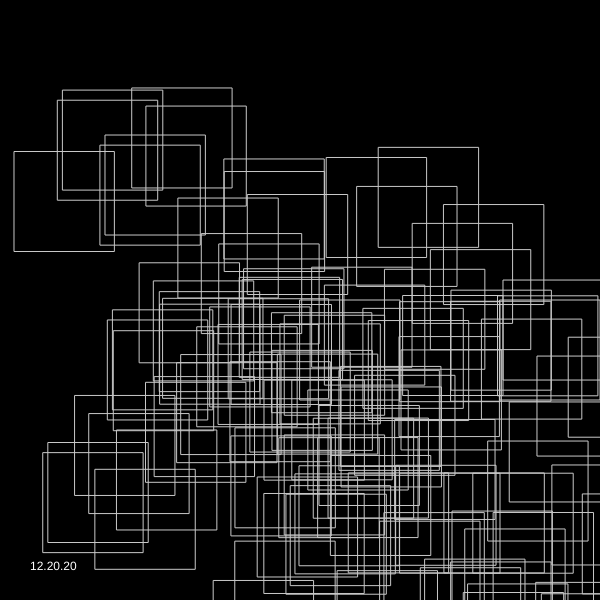
Frame 1 (no input)
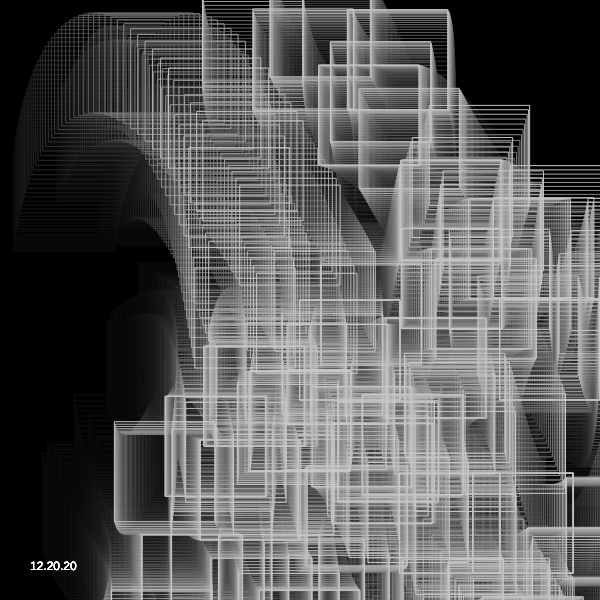
Frame 60 (no input)
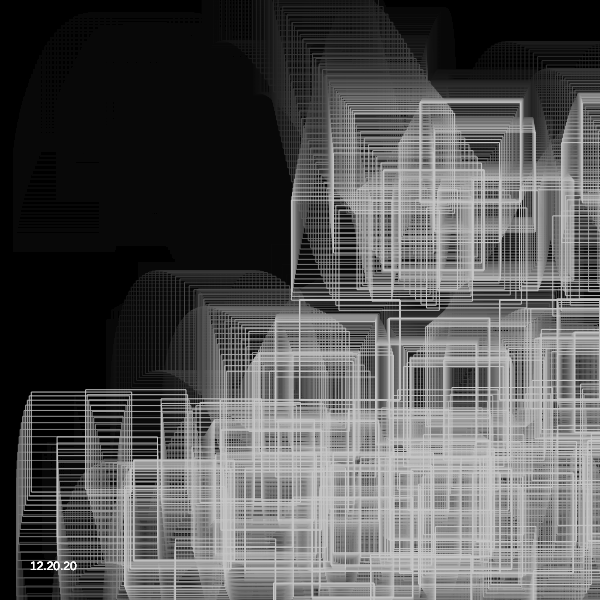
Frame 120 (the mouse pressed at the canvas centre since frame 60)

The p5.js sketch that drew these frames (run headless with seeded random() and noise() and a simulated clock; from frame 60 on, the mouse is pressed at the canvas centre):

// p5.js sketch
// ── sketch.js

//port of https://twitter.com/Hau_kun/status/1273643037747318785
//artist: Hau_kun
//date: Jun 18
//source: 

let t = 0.0;
let r = 0.0;

function setup(){
  createCanvas(600, 600);
  background(0) 

}

function draw(){
  // clear();
  background(0, 15); //originally 255
  t += 0.015;
  for(r=0.0; r<4.0; r++)
    f(300.0, 300.0, PI/6.0*float(r), 200.0);
    fill(255);
    noStroke();
    text("12.20.20", 30, height-30)
}

function f(x,y,r,d){
  if(d>40.0){
    noFill();
    stroke(200);
    rect(x+=cos(r)*d, y+=sin(2*r)*d, 100, 100);
    //ellipse( x+=sin(r*2)*d, y+=cos(r*2)*d, 2, 2);
    f(x, y, sin(t)+r+PI/2.0, d*0.70);
    f( x, y, cos(t)+r-PI/7.0, d*0.72);
  }
}
